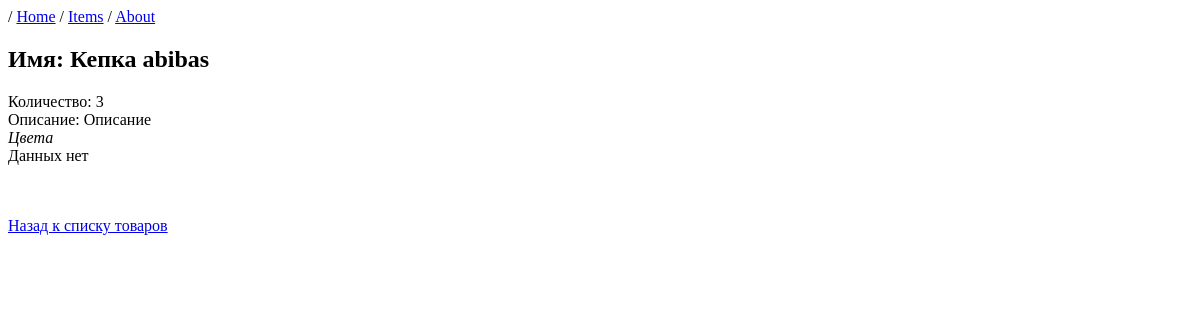
Screenshot of /item/4 with the database file from the repository.
### MainApp/models.py (models this page shows, shortened)
class Item(models.Model):
    name = models.CharField(max_length=100)
    brand = models.CharField(max_length=100)
    count = models.PositiveIntegerField()
    description = models.TextField(max_length=200, default='Описание')
    colors = models.ManyToManyField(to=Color)

### MainApp/views.py (the view)
# urls.py: path('item/<int:itemId>', views.getItem, name='item-detals'),
def getItem(request, itemId: int):
    try:
        item = Item.objects.get(id=itemId)
    except ObjectDoesNotExist:
        return HttpResponseNotFound(f'Item with id={itemId} not found')
    else:
        colors = item.colors.all()
        context = {
            'item': item,
            'colors': colors,
        }
        return render(request, 'itemPage.html', context)

### templates/itemPage.html (shortened to what this page needs)
{% extends "base.html" %}
{% block content %}
    <h2>Имя: {{item.name}} {{item.brand}}</h2>
    <div>
        Количество: {{item.count | default:" Товар отсутствует"}}
    </div>
    <div>
        Описание: {{item.description}}
    </div>
    <div>
        <i>Цвета</i>
        {% if colors %}
        <ul class="ul_no_mark">
            {% for color in colors%}
                <li>
                    <div class="div_color" style="background-color: {{color.name}};">&nbsp;&nbsp;{{color.name}}</div>
                </li>
            {% endfor %}
        </ul>
        {% else %}
            <br>Данных нет
        {% endif %}
    </div>
    <br><br>
    <p><a href="{% url "items-list" %}">Назад к списку товаров</a></p>
{% endblock %}

### static/css/style.css (style rules this page uses)
* { box-sizing: border-box; }

### rows the page displays
Item: name "Кепка", brand "abibas", count "3", description "Описание"
